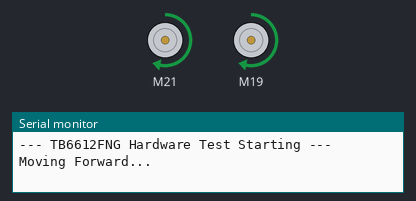
A sketch run on a simulated ESP32. Parts: 2 × DC motor (green arrow = forward, orange = backward, longer = faster), the last lines printed to the serial monitor.

Above: at 3.0 s.
At 6.0 s:
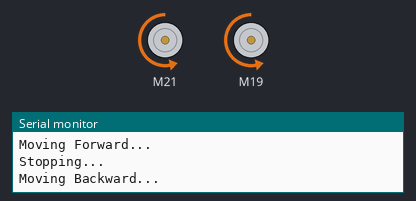
At 8.0 s:
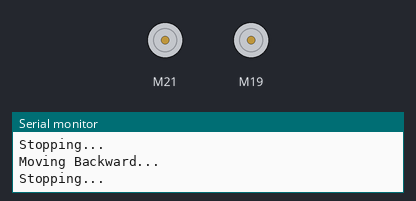
Timing chart, 0 to 11.1 s (numbered marks = the images above):
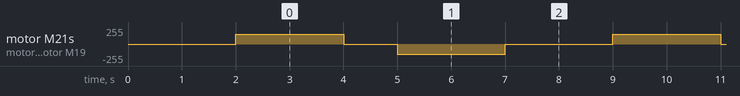

The sketch:

tb6612fng_test.ino
```cpp
#include <SparkFun_TB6612.h>

// --- Hardware Pin Configuration ---
// These match your exact ESP32 wiring
#define STBY 4
#define AIN1 21
#define AIN2 22
#define PWMA 23
#define BIN1 19
#define BIN2 18
#define PWMB 5

// Motor offsets (change to -1 if a motor spins backwards when it should go forward)
const int offsetA = 1;
const int offsetB = 1;

// Initialize motors
Motor motor1 = Motor(AIN1, AIN2, PWMA, offsetA, STBY); // Left Motor
Motor motor2 = Motor(BIN1, BIN2, PWMB, offsetB, STBY); // Right Motor

void setup() {
  Serial.begin(115200);
  delay(2000); // Give the Serial Monitor time to open
  Serial.println("--- TB6612FNG Hardware Test Starting ---");
}

void loop() {
  Serial.println("Moving Forward...");
  // .drive() takes a speed from -255 to 255. 150 is a safe testing speed.
  motor1.drive(150);
  motor2.drive(150);
  delay(2000);       // Run for 2 seconds

  Serial.println("Stopping...");
  motor1.brake();
  motor2.brake();
  delay(1000);       // Stop for 1 second

  Serial.println("Moving Backward...");
  motor1.drive(-150); // Negative numbers make it spin in reverse
  motor2.drive(-150);
  delay(2000);       // Run for 2 seconds

  Serial.println("Stopping...");
  motor1.brake();
  motor2.brake();
  delay(2000);       // Stop for 2 seconds before repeating the whole loop
}
```

Measured:
- by itself, motor M21, motor M19: repeats every 7.0 s: stopped 1.0 s, backward 150/255 2.0 s, stopped 2.0 s, forward 150/255 2.0 s
